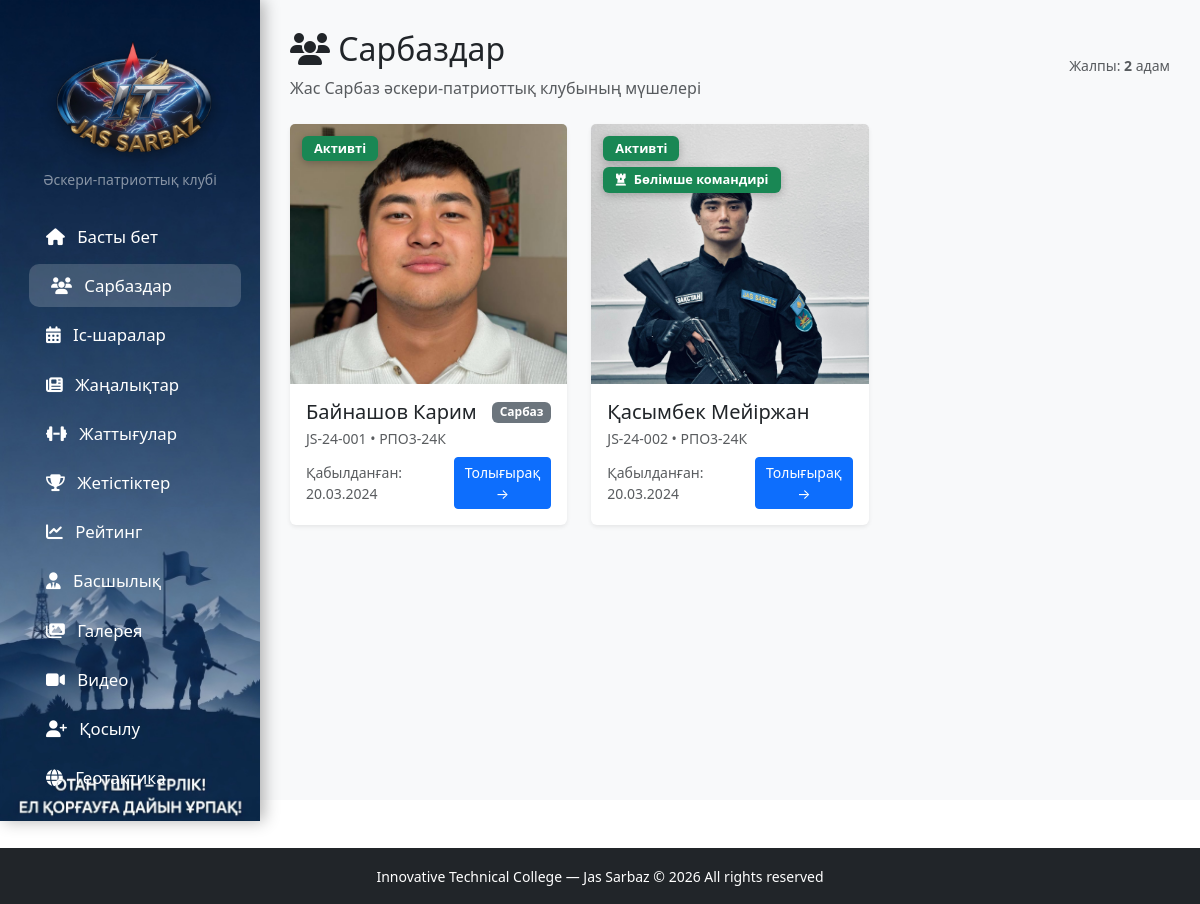
The page /members/ on the database its author committed.
### core/models.py (models this page shows, shortened)
class ClubMember(models.Model):
    full_name = models.CharField("ФИО", max_length=200)
    birth_date = models.DateField("Дата рождения")
    student_id = models.CharField("Жеке номер (JS-23-00157)", max_length=50, unique=True)
    group = models.CharField("Группа", max_length=20, default="MC-23-1")
    photo = models.ImageField("Фото", upload_to='photos/', null=True, blank=True)
    join_date = models.DateField("Дата вступления", default=timezone.now)
    is_active = models.BooleanField("Активен", default=True)
    score = models.PositiveIntegerField(default=0, verbose_name="Ұпай саны")
    drill_score = models.PositiveSmallIntegerField(
        default=1,
        verbose_name="Саптық дайындық (1-5)"
    )
    shooting_score = models.PositiveSmallIntegerField(
        default=1,
        verbose_name="Атыс дайындығы (1-5)"
    )
    tactical_score = models.PositiveSmallIntegerField(
        default=1,
        verbose_name="Тактикалық дайындық (1-5)"
    )
    first_aid_score = models.PositiveSmallIntegerField(
        default=1,
        verbose_name="Алғашқы көмек (1-5)"
    )
    navigation_score = models.PositiveSmallIntegerField(
        default=1,
        verbose_name="Бағдарлау (1-5)"
    )
    patriotism_score = models.PositiveSmallIntegerField(
        default=1,
        verbose_name="Патриотизм (1-5)"
    )
    member_type = models.CharField(
        max_length=20,
        choices=MEMBER_TYPE_CHOICES,
        default='sarbaz',
        verbose_name="Тип участника"
    )
    class Meta:
        ordering = ['-score']
    class Meta:
        verbose_name = "Участник"
        verbose_name_plural = "Участники"

### core/views.py (the view)
# urls.py: path('members/', views.member_list, name='member_list'),
def member_list(request):
    members = ClubMember.objects.all().order_by('-join_date')
    return render(request, 'core/member_list.html', {'members': members})

### templates/core/member_list.html (shortened to what this page needs)
{% extends 'core/base.html' %}
{% block content %}
<div class="d-flex justify-content-between align-items-center mb-4">
    <div>
        <h2><i class="fas fa-users"></i> Сарбаздар</h2>
        <p class="text-muted mb-0">Жас Сарбаз әскери-патриоттық клубының мүшелері</p>
    </div>
    <div class="text-end">
        <small class="text-muted">Жалпы: <strong>{{ members|length }}</strong> адам</small>
    </div>
</div>
<div class="row g-4">
    {% for m in members %}
    <div class="col-lg-4 col-md-6">
        <div class="card h-100 shadow-sm border-0">
            <div class="position-relative">
                {% if m.photo %}
                    <img src="{{ m.photo.url }}"
                         class="card-img-top"
                         style="height: 260px; object-fit: cover;"
                         alt="{{ m.full_name }}">
                {% else %}
                    <div class="bg-light d-flex align-items-center justify-content-center" style="height: 260px;">
                        <i class="fas fa-user-circle fa-7x text-secondary"></i>
                    </div>
                {% endif %}
                <div class="member-badges">
                    {% if m.is_active %}
                        <span class="badge bg-success">Активті</span>
                    {% else %}
                        <span class="badge bg-secondary">Белсенді емес</span>
                    {% endif %}
                    {% if m.member_type == 'commander' %}
                    <span class="badge bg-success">
                        <i class="fas fa-chess-rook me-1"></i> Бөлімше командирі
                    </span>
                    {% endif %}
                </div>
            </div>
            <div class="card-body">
                <div class="d-flex justify-content-between align-items-center mb-1">
                    <h5 class="card-title mb-0">{{ m.full_name }}</h5>
                    {% if m.member_type == 'sarbaz' %}
                        <span class="badge bg-secondary">Сарбаз</span>
                    {% endif %}
                </div>
                <p class="text-muted small mb-2">{{ m.student_id }} • {{ m.group }}</p>
                <div class="d-flex justify-content-between align-items-center mt-2">
                    <small class="text-muted">
                        Қабылданған: {{ m.join_date|date:"d.m.Y" }}
                    </small>
                    <a href="{% url 'member_detail' m.pk %}" class="btn btn-sm btn-primary">
                        Толығырақ →
                    </a>
                </div>
            </div>
        </div>
    </div>
    {% empty %}
    <div class="col-12 text-center py-5">
        <i class="fas fa-users fa-5x text-muted mb-4"></i>
        <h4>Әлі ешкім қосылмаған</h4>
    </div>
    {% endfor %}
</div>
{% endblock %}

### templates/core/member_list.html (style rules this page uses)
.member-badges { position: absolute; top: 12px; left: 12px; right: 12px; display: flex; justify-content: space-between; flex-wrap: wrap; gap: 6px; z-index: 10; }
.member-badges .badge { font-size: 0.8rem; padding: 6px 12px; box-shadow: 0 2px 8px rgba(0,0,0,0.25); }

### rows shown on the page
ClubMember: photo (picture), is_active "Активті", full_name "Байнашов Карим", member_type "Сарбаз", student_id "JS-24-001", group "РПО3-24К", join_date "20.03.2024"
ClubMember: photo (picture), is_active "Активті", member_type "commander" (drawn), full_name "Қасымбек Мейіржан", student_id "JS-24-002", group "РПО3-24К", join_date "20.03.2024"

### other values the page prints
{{ members|length }} "2"
